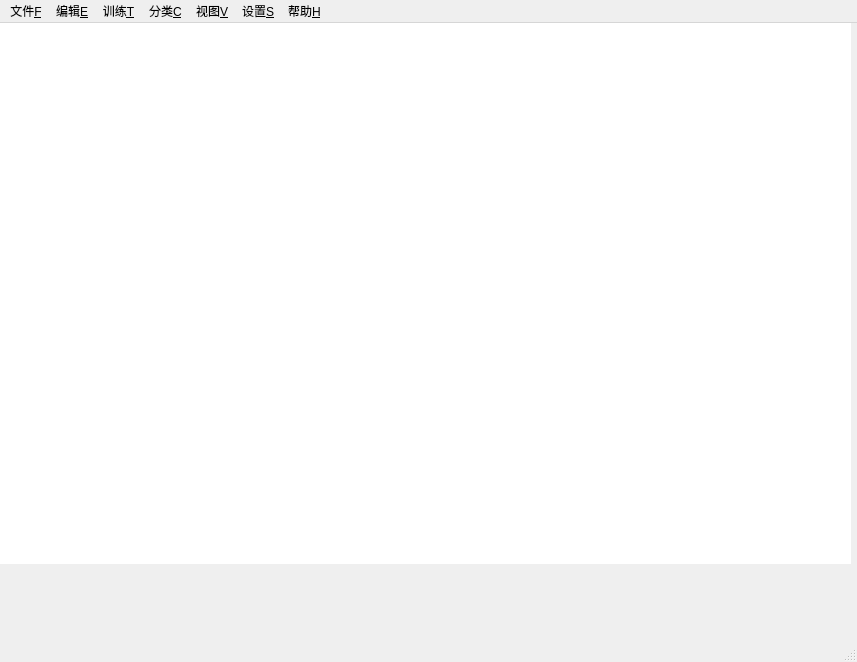
<?xml version="1.0" encoding="UTF-8"?>
<ui version="4.0">
 <class>MainWindow</class>
 <widget class="QMainWindow" name="MainWindow">
  <property name="geometry">
   <rect>
    <x>0</x>
    <y>0</y>
    <width>857</width>
    <height>662</height>
   </rect>
  </property>
  <property name="windowTitle">
   <string>高光谱图像分类系统</string>
  </property>
  <widget class="QWidget" name="centralwidget">
   <widget class="QMdiArea" name="mdiArea">
    <property name="geometry">
     <rect>
      <x>0</x>
      <y>0</y>
      <width>851</width>
      <height>541</height>
     </rect>
    </property>
    <property name="background">
     <brush brushstyle="SolidPattern">
      <color alpha="255">
       <red>255</red>
       <green>255</green>
       <blue>255</blue>
      </color>
     </brush>
    </property>
   </widget>
  </widget>
  <widget class="QMenuBar" name="menubar">
   <property name="geometry">
    <rect>
     <x>0</x>
     <y>0</y>
     <width>857</width>
     <height>22</height>
    </rect>
   </property>
   <widget class="QMenu" name="menu">
    <property name="title">
     <string>文件&amp;F</string>
    </property>
    <addaction name="action_Open"/>
    <addaction name="action_3"/>
    <addaction name="action_4"/>
    <addaction name="separator"/>
    <addaction name="action_6"/>
    <addaction name="separator"/>
    <addaction name="action_8"/>
   </widget>
   <widget class="QMenu" name="menu_E">
    <property name="title">
     <string>编辑&amp;E</string>
    </property>
   </widget>
   <widget class="QMenu" name="menu_S">
    <property name="title">
     <string>设置&amp;S</string>
    </property>
   </widget>
   <widget class="QMenu" name="menu_2">
    <property name="title">
     <string>训练&amp;T</string>
    </property>
   </widget>
   <widget class="QMenu" name="menu_3">
    <property name="title">
     <string>分类&amp;C</string>
    </property>
   </widget>
   <widget class="QMenu" name="menu_4">
    <property name="title">
     <string>帮助&amp;H</string>
    </property>
   </widget>
   <widget class="QMenu" name="menu_L">
    <property name="title">
     <string>视图&amp;V</string>
    </property>
   </widget>
   <addaction name="menu"/>
   <addaction name="menu_E"/>
   <addaction name="menu_2"/>
   <addaction name="menu_3"/>
   <addaction name="menu_L"/>
   <addaction name="menu_S"/>
   <addaction name="menu_4"/>
  </widget>
  <widget class="QStatusBar" name="statusbar"/>
  <action name="action_Open">
   <property name="text">
    <string>打开</string>
   </property>
   <property name="shortcut">
    <string>Ctrl+O</string>
   </property>
  </action>
  <action name="action_3">
   <property name="text">
    <string>保存分类结果</string>
   </property>
  </action>
  <action name="action_4">
   <property name="text">
    <string>另存为</string>
   </property>
  </action>
  <action name="action_6">
   <property name="text">
    <string>打印</string>
   </property>
  </action>
  <action name="action_8">
   <property name="text">
    <string>退出</string>
   </property>
  </action>
 </widget>
 <resources/>
 <connections/>
</ui>
